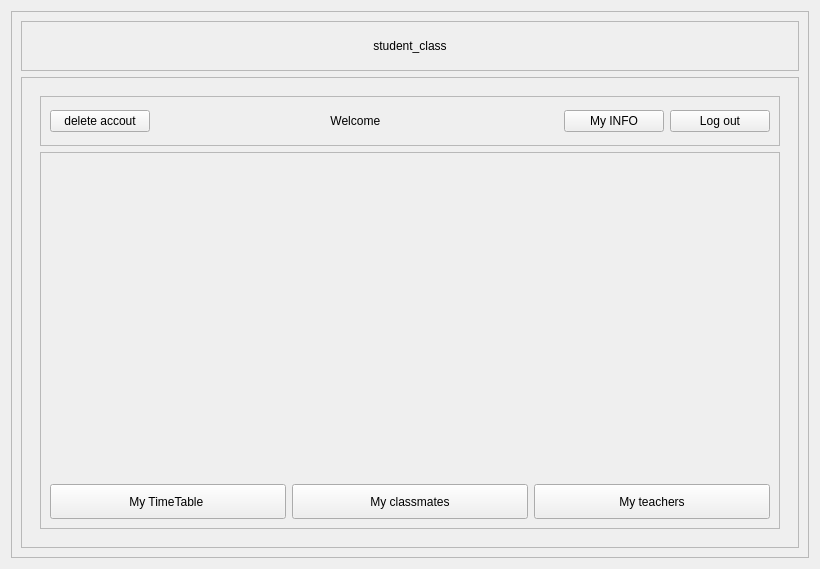
<?xml version="1.0" encoding="UTF-8"?>
<ui version="4.0">
 <class>student</class>
 <widget class="QWidget" name="student">
  <property name="geometry">
   <rect>
    <x>0</x>
    <y>0</y>
    <width>820</width>
    <height>569</height>
   </rect>
  </property>
  <property name="windowTitle">
   <string>Form</string>
  </property>
  <layout class="QVBoxLayout" name="verticalLayout">
   <item>
    <widget class="QFrame" name="frame">
     <property name="frameShape">
      <enum>QFrame::StyledPanel</enum>
     </property>
     <property name="frameShadow">
      <enum>QFrame::Raised</enum>
     </property>
     <layout class="QVBoxLayout" name="verticalLayout_2">
      <item>
       <widget class="QFrame" name="frame_2">
        <property name="minimumSize">
         <size>
          <width>0</width>
          <height>50</height>
         </size>
        </property>
        <property name="maximumSize">
         <size>
          <width>16777215</width>
          <height>50</height>
         </size>
        </property>
        <property name="frameShape">
         <enum>QFrame::StyledPanel</enum>
        </property>
        <property name="frameShadow">
         <enum>QFrame::Raised</enum>
        </property>
        <layout class="QVBoxLayout" name="verticalLayout_4">
         <item>
          <widget class="QLabel" name="label_std">
           <property name="text">
            <string>student_class</string>
           </property>
           <property name="alignment">
            <set>Qt::AlignCenter</set>
           </property>
          </widget>
         </item>
        </layout>
       </widget>
      </item>
      <item>
       <widget class="QFrame" name="frame_3">
        <property name="frameShape">
         <enum>QFrame::StyledPanel</enum>
        </property>
        <property name="frameShadow">
         <enum>QFrame::Raised</enum>
        </property>
        <layout class="QVBoxLayout" name="verticalLayout_3">
         <item>
          <widget class="QStackedWidget" name="stackedWidget">
           <property name="currentIndex">
            <number>1</number>
           </property>
           <widget class="QWidget" name="connect_wid">
            <widget class="QFrame" name="frame_6">
             <property name="geometry">
              <rect>
               <x>320</x>
               <y>50</y>
               <width>271</width>
               <height>111</height>
              </rect>
             </property>
             <property name="frameShape">
              <enum>QFrame::StyledPanel</enum>
             </property>
             <property name="frameShadow">
              <enum>QFrame::Raised</enum>
             </property>
             <layout class="QFormLayout" name="formLayout">
              <item row="0" column="0">
               <widget class="QLabel" name="label_2">
                <property name="text">
                 <string>name</string>
                </property>
               </widget>
              </item>
              <item row="0" column="1">
               <widget class="QLineEdit" name="name_edit"/>
              </item>
              <item row="1" column="0">
               <widget class="QLabel" name="label_4">
                <property name="text">
                 <string>surname</string>
                </property>
               </widget>
              </item>
              <item row="1" column="1">
               <widget class="QLineEdit" name="surname_edit"/>
              </item>
              <item row="2" column="0">
               <widget class="QLabel" name="label_3">
                <property name="text">
                 <string>passowrd </string>
                </property>
               </widget>
              </item>
              <item row="2" column="1">
               <widget class="QLineEdit" name="pass_edit">
                <property name="echoMode">
                 <enum>QLineEdit::Password</enum>
                </property>
               </widget>
              </item>
             </layout>
            </widget>
            <widget class="QPushButton" name="create_new_user_btn">
             <property name="geometry">
              <rect>
               <x>310</x>
               <y>180</y>
               <width>131</width>
               <height>22</height>
              </rect>
             </property>
             <property name="text">
              <string>create new account </string>
             </property>
            </widget>
            <widget class="QPushButton" name="connect">
             <property name="geometry">
              <rect>
               <x>510</x>
               <y>170</y>
               <width>80</width>
               <height>22</height>
              </rect>
             </property>
             <property name="text">
              <string>login</string>
             </property>
            </widget>
            <widget class="Line" name="line">
             <property name="geometry">
              <rect>
               <x>290</x>
               <y>60</y>
               <width>20</width>
               <height>141</height>
              </rect>
             </property>
             <property name="orientation">
              <enum>Qt::Vertical</enum>
             </property>
            </widget>
            <widget class="QFrame" name="frame_7">
             <property name="geometry">
              <rect>
               <x>40</x>
               <y>50</y>
               <width>241</width>
               <height>241</height>
              </rect>
             </property>
             <property name="frameShape">
              <enum>QFrame::StyledPanel</enum>
             </property>
             <property name="frameShadow">
              <enum>QFrame::Raised</enum>
             </property>
             <layout class="QVBoxLayout" name="verticalLayout_6">
              <item>
               <widget class="QLabel" name="label_7">
                <property name="text">
                 <string>&lt;html&gt;&lt;head/&gt;&lt;body&gt;&lt;p&gt;&lt;img src=&quot;:/images/stduent_icon.png&quot;/&gt;&lt;/p&gt;&lt;/body&gt;&lt;/html&gt;</string>
                </property>
               </widget>
              </item>
             </layout>
            </widget>
           </widget>
           <widget class="QWidget" name="main_std_wid">
            <layout class="QVBoxLayout" name="verticalLayout_5">
             <item>
              <widget class="QFrame" name="frame_4">
               <property name="maximumSize">
                <size>
                 <width>16777215</width>
                 <height>50</height>
                </size>
               </property>
               <property name="frameShape">
                <enum>QFrame::StyledPanel</enum>
               </property>
               <property name="frameShadow">
                <enum>QFrame::Raised</enum>
               </property>
               <layout class="QHBoxLayout" name="horizontalLayout_4">
                <item>
                 <widget class="QPushButton" name="pushButton">
                  <property name="maximumSize">
                   <size>
                    <width>100</width>
                    <height>16777215</height>
                   </size>
                  </property>
                  <property name="text">
                   <string>delete accout</string>
                  </property>
                 </widget>
                </item>
                <item>
                 <widget class="QLabel" name="welcome_label">
                  <property name="text">
                   <string>Welcome </string>
                  </property>
                  <property name="alignment">
                   <set>Qt::AlignCenter</set>
                  </property>
                 </widget>
                </item>
                <item>
                 <widget class="QPushButton" name="info_btn">
                  <property name="maximumSize">
                   <size>
                    <width>100</width>
                    <height>16777215</height>
                   </size>
                  </property>
                  <property name="text">
                   <string>My INFO</string>
                  </property>
                 </widget>
                </item>
                <item>
                 <widget class="QPushButton" name="logout_btn">
                  <property name="maximumSize">
                   <size>
                    <width>100</width>
                    <height>16777215</height>
                   </size>
                  </property>
                  <property name="text">
                   <string>Log out</string>
                  </property>
                 </widget>
                </item>
               </layout>
              </widget>
             </item>
             <item>
              <widget class="QFrame" name="frame_5">
               <property name="frameShape">
                <enum>QFrame::StyledPanel</enum>
               </property>
               <property name="frameShadow">
                <enum>QFrame::Raised</enum>
               </property>
               <layout class="QGridLayout" name="gridLayout">
                <item row="0" column="0">
                 <widget class="QLabel" name="label">
                  <property name="text">
                   <string>&lt;html&gt;&lt;head/&gt;&lt;body&gt;&lt;p align=&quot;center&quot;&gt;&lt;img src=&quot;:/images/schoolTimetable.png&quot;/&gt;&lt;/p&gt;&lt;/body&gt;&lt;/html&gt;</string>
                  </property>
                 </widget>
                </item>
                <item row="0" column="2">
                 <widget class="QLabel" name="label_6">
                  <property name="maximumSize">
                   <size>
                    <width>16777215</width>
                    <height>16777215</height>
                   </size>
                  </property>
                  <property name="text">
                   <string>&lt;html&gt;&lt;head/&gt;&lt;body&gt;&lt;p align=&quot;center&quot;&gt;&lt;img src=&quot;:/images/teacher_icon.png&quot;/&gt;&lt;/p&gt;&lt;/body&gt;&lt;/html&gt;</string>
                  </property>
                 </widget>
                </item>
                <item row="0" column="1">
                 <widget class="QLabel" name="label_5">
                  <property name="text">
                   <string>&lt;html&gt;&lt;head/&gt;&lt;body&gt;&lt;p align=&quot;center&quot;&gt;&lt;img src=&quot;:/images/classmates.png&quot;/&gt;&lt;/p&gt;&lt;/body&gt;&lt;/html&gt;</string>
                  </property>
                 </widget>
                </item>
                <item row="1" column="0">
                 <widget class="QPushButton" name="time_table_btn">
                  <property name="minimumSize">
                   <size>
                    <width>0</width>
                    <height>35</height>
                   </size>
                  </property>
                  <property name="maximumSize">
                   <size>
                    <width>16777215</width>
                    <height>35</height>
                   </size>
                  </property>
                  <property name="text">
                   <string>My TimeTable </string>
                  </property>
                 </widget>
                </item>
                <item row="1" column="1">
                 <widget class="QPushButton" name="classmates_btn">
                  <property name="minimumSize">
                   <size>
                    <width>0</width>
                    <height>35</height>
                   </size>
                  </property>
                  <property name="maximumSize">
                   <size>
                    <width>16777215</width>
                    <height>35</height>
                   </size>
                  </property>
                  <property name="text">
                   <string>My classmates</string>
                  </property>
                 </widget>
                </item>
                <item row="1" column="2">
                 <widget class="QPushButton" name="teachers_btn">
                  <property name="minimumSize">
                   <size>
                    <width>0</width>
                    <height>35</height>
                   </size>
                  </property>
                  <property name="maximumSize">
                   <size>
                    <width>16777215</width>
                    <height>35</height>
                   </size>
                  </property>
                  <property name="text">
                   <string>My teachers</string>
                  </property>
                 </widget>
                </item>
               </layout>
              </widget>
             </item>
            </layout>
           </widget>
          </widget>
         </item>
        </layout>
       </widget>
      </item>
     </layout>
    </widget>
   </item>
  </layout>
 </widget>
 <resources/>
 <connections>
  <connection>
   <sender>logout_btn</sender>
   <signal>clicked()</signal>
   <receiver>welcome_label</receiver>
   <slot>clear()</slot>
   <hints>
    <hint type="sourcelabel">
     <x>528</x>
     <y>80</y>
    </hint>
    <hint type="destinationlabel">
     <x>88</x>
     <y>79</y>
    </hint>
   </hints>
  </connection>
 </connections>
</ui>
